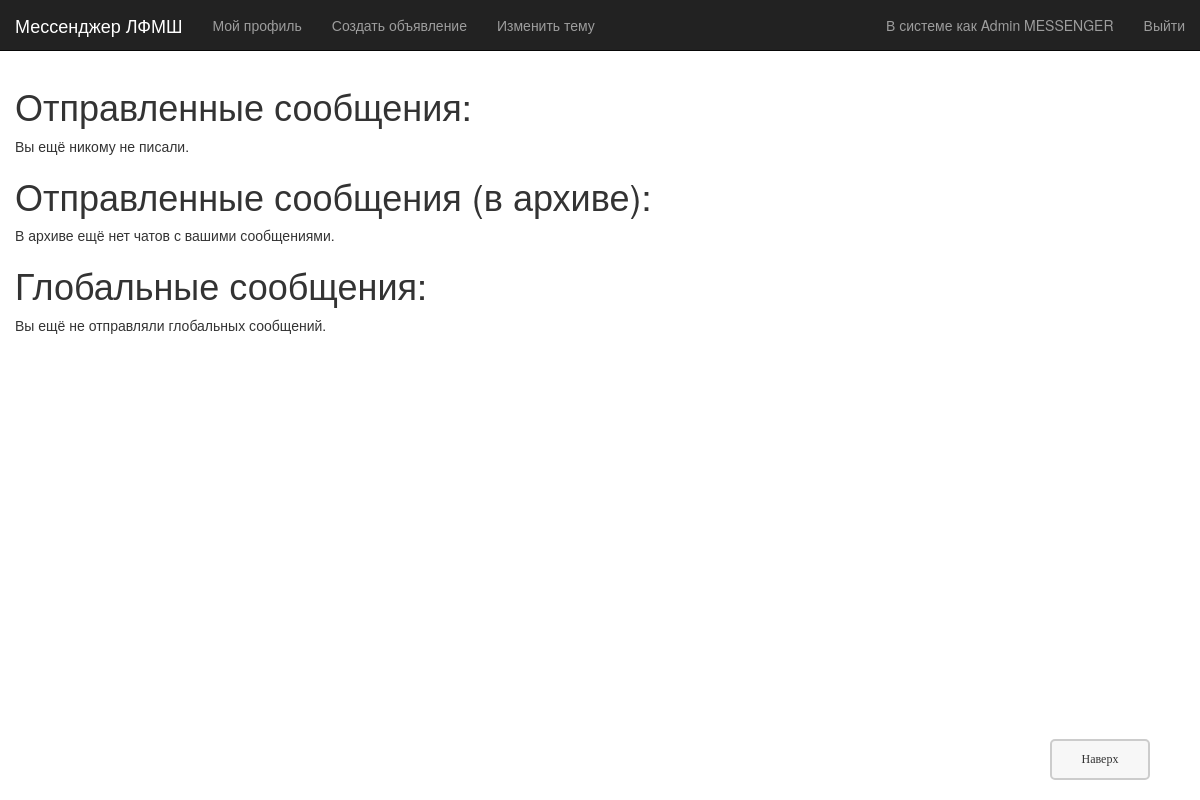
The app's page /messenger/messages/edit/ (signed in), older data.
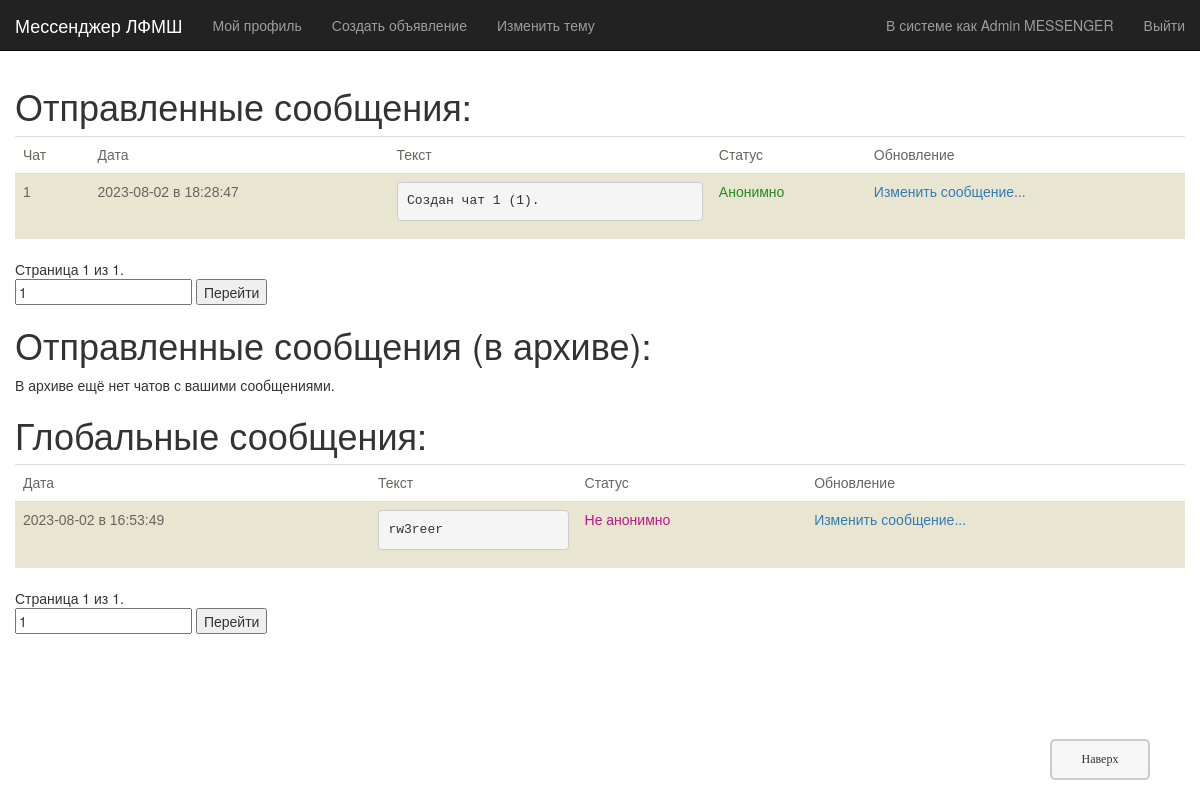
The same page, newer data.
### lfmsh/models.py (models this page shows, shortened)
class message(models.Model):
    date = models.DateField(verbose_name="Дата:")
    time = models.TimeField(default=datetime.time(hour=0), verbose_name="Время:")
    receiver = models.ForeignKey('chat', related_name='received_mess', blank=True, on_delete=models.CASCADE, null=True, verbose_name="Получатель:")
    creator = models.ForeignKey('account', related_name='created_mess', on_delete=models.CASCADE, null=True, verbose_name="Отправитель:")
    text = models.TextField(max_length=2000, verbose_name='Текст:')
    anonim = models.BooleanField(default=False, verbose_name='Если вы хотите отправить это сообщение анонимно, поставьте здесь галочку.')
    id = models.UUIDField(primary_key=True, default=uuid.uuid4, help_text="Уникальный ID сообщения.")
    anonim_legacy = models.BooleanField(default=False, editable=False)
    def get_absolute_url(self):
        x = chat_valid.objects.get(what_chat=self.receiver) if self.receiver is not None else None
        flag = x is not None
        if not flag:
            flag = self.receiver is None
            print('nok')
        else: flag = x.avaliable
        return reverse('messages-edit-n', args=[str(self.id)]) if flag else None
    def get_date(self):
        return f'{self.date} в {self.time}'.split('.')[0]
    def anonim_status(self):
        return 'Анонимно' if self.anonim or self.anonim_legacy else 'Публично'
    def __str__(self):
        return f'{self.date}: ' + ('(глобально)' if self.receiver is None else f'К {self.receiver}') + (f' от {self.creator}' if not self.anonim else ' (анонимно)')
    class Meta:
        ordering = ["-date", "-time"]

class chat(models.Model):
    cnt = models.IntegerField(default=1, editable=False)
    name = models.CharField(max_length=50, default='', verbose_name='Название чата:')
    description = models.CharField(max_length=500, default='', verbose_name='Описание чата:')
    creator = models.ForeignKey('account', related_name='creator_chat', on_delete=models.CASCADE, null=True, verbose_name="Создатель:")
    anonim = models.BooleanField(default=False, verbose_name='Если вы хотите сделать чат анонимным, поставьте здесь галочку. Этот параметр неизменяем.')
    anonim_legacy = models.BooleanField(default=False, verbose_name='Поставьте галочку, если хотите разрешить участникам отправлять анонимные сообщения.')
    chat_ico = models.ImageField(verbose_name="Иконка чата:", null=True)
    id = models.UUIDField(primary_key=True, default=uuid.uuid4, help_text="Уникальный ID чата.")
    def __str__(self):
        return f'{self.name} (создал {self.creator}): {self.cnt} участников'
    class Meta:
        ordering = ["name"]

### lfmsh/views.py (the view)
@login_required
def home_send(request):
    mess_pr = message.objects.filter(creator=request.user.account).exclude(receiver=None)
    mess_pr_ = message.objects.filter(creator=request.user.account).exclude(receiver=None)
    if list(mess_pr) != []:
        print(mess_pr)
        i = 0
        while True:
            if not chat_valid.objects.get(what_chat=mess_pr[i].receiver).avaliable:
                mess_pr = mess_pr.exclude(id=mess_pr[i].id)
                i -= 1
            i += 1
            if i >= len(mess_pr): break
    if list(mess_pr_) != []:
        i = 0
        while True:
            if chat_valid.objects.get(what_chat=mess_pr_[i].receiver).avaliable:
                mess_pr_ = mess_pr_.exclude(id=mess_pr_[i].id)
                i -= 1
            i += 1
            if i >= len(mess_pr_): break
    mess_pub = message.objects.filter(creator=request.user.account).filter(receiver=None)
    paginator1 = Paginator(mess_pr, 25)
    paginator2 = Paginator(mess_pub, 25)
    paginator3 = Paginator(mess_pr_, 25)
    page1 = request.GET.get('page1')
    page2 = request.GET.get('page2')
    page3 = request.GET.get('page2')
    try:
        items1 = paginator1.page(page1)
    except PageNotAnInteger:
        items1 = paginator1.page(1)
    except EmptyPage:
        items1 = paginator1.page(paginator1.num_pages)
    try:
        items2 = paginator2.page(page2)
    except PageNotAnInteger:
        items2 = paginator2.page(1)
    except EmptyPage:
        items2 = paginator2.page(paginator2.num_pages)
    try:
        items3 = paginator3.page(page3)
    except PageNotAnInteger:
        items3 = paginator3.page(1)
    except EmptyPage:
        items3 = paginator3.page(paginator3.num_pages)
    return render(
        request,
        'messenger/messages_list.html',
        context={'messages': mess_pr, 'messages_public': mess_pub,
                 'items1': items1, 'items2': items2, 'items3': items3,},
    )

### lfmsh/models.py (called while the page is built)
    def from_db_value(self, value, expression, connection):
        if value is None:
            return []
        return json.loads(value)

    def __str__(self):
        return f'{self.last_name} {self.first_name[0]}.{self.middle_name[0]}.'

    def short_name(self):
        return f'{self.last_name} {self.first_name}'

### lfmsh/templates/messenger/messages_list.html (shortened to what this page needs)
{% extends "base_generic.html" %}
{% block content %}
<h1>Отправленные сообщения:</h1>
{% if messages %}
<table class="table">
    <tr class="tr">
        <td class="td">Чат</td>
        <td class="td">Дата</td>
        <td class="td">Текст</td>
        <td class="td">Статус</td>
        <td class="td">Обновление</td>
    </tr>
    {% for element in items1 %}
    <tr class="tr">
        <td class="td">{{ element.receiver.name }}</td>
        <td class="td">{{ element.get_date }}</td>
        <td class="td"><pre class="multiple-text">{{ element.text }}</pre></td>
        <td class="td"><span {% if element.anonim %} class="green" {% elif not element.anonim_legacy %} class="red" {% endif %}>
            {{ element.anonim_status }}</span></td>
        <td class="td"><a href="{{ element.get_absolute_url }}">Изменить сообщение...</a></td>
    </tr>
    {% endfor %}
</table>
<span class="page-current">
    Страница {{ items1.number }} из {{ items1.paginator.num_pages }}.
</span>
<form method="GET" action="{% url 'messages-edit' %}">
    <input type="text" name="page2" value="{{ items1.number }}" />
    <button type="submit">Перейти</button>
</form>
{% else %}
    <p>Вы ещё никому не писали.</p>
{% endif %}
<h1>Отправленные сообщения (в архиве):</h1>
{% if items3 %}
<table class="table">
    <tr class="tr">
        <td class="td">Чат</td>
        <td class="td">Дата</td>
        <td class="td">Текст</td>
        <td class="td">Статус</td>
    </tr>
    {% for element in items3 %}
    <tr class="tr">
        <td class="td">{{ element.receiver.name }}</td>
        <td class="td">{{ element.get_date }}</td>
        <td class="td"><pre class="multiple-text">{{ element.text }}</pre></td>
        <td class="td"><span {% if element.anonim %} class="green" {% elif not element.anonim_legacy %} class="red" {% endif %}>
            {{ element.anonim_status }}</span></td>
    </tr>
    {% endfor %}
</table>
{% if items3.has_previous %}
    <a href="?page3={{ items3.previous_page_number }}">Предыдущая страница</a>
{% endif %}
<span class="page-current">
    Страница {{ items3.number }} из {{ items3.paginator.num_pages }}.
</span>
{% if items3.has_next %}
    <a href="?page3={{ items3.next_page_number }}">Следующая страница</a>
{% endif %}
<form method="GET" action="{% url 'messages-edit' %}">
    <input type="text" name="page3" value="{{ items3.number }}" />
    <button type="submit">Перейти</button>
</form>
{% else %}
    <p>В архиве ещё нет чатов с вашими сообщениями.</p>
{% endif %}
<h1>Глобальные сообщения:</h1>
{% if messages_public %}
<table class="table">
    <tr class="tr">
        <td class="td">Дата</td>
        <td class="td">Текст</td>
        <td class="td">Статус</td>
        <td class="td">Обновление</td>
    </tr>
    {% for element in items2 %}
    <tr class="tr">
        <td class="td">{{ element.get_date }}</td>
        <td class="td"><pre class="multiple-text">{{ element.text }}</pre></td>
        <td class="td">{% if element.anonim %}<span class="green">Анонимно</span>{% else %}<span class="red">Не анонимно</span>{% endif %}</td>
        <td class="td"><a href="{{ element.get_absolute_url }}">Изменить сообщение...</a></td>
    </tr>
    {% endfor %}
</table>
<span class="page-current">
    Страница {{ items2.number }} из {{ items2.paginator.num_pages }}.
</span>
<form method="GET" action="{% url 'messages-edit' %}">
    <input type="text" name="page1" value="{{ items2.number }}" />
    <button type="submit">Перейти</button>
</form>
{% else %}
    <p>Вы ещё не отправляли глобальных сообщений.</p>
{% endif %}
<a href="#top" title="В начало" tabindex="-1" class="topbutton">Наверх</a>
{% endblock %}

Row changes from the older to the newer data that the page shows:
added message: receiver.name "1", get_date "2023-08-02 в 18:28:47", text "Создан чат 1 (1).", anonim_status "Анонимно", shown under "Отправленные сообщения:"
added message: get_date "2023-08-02 в 16:53:49", text "rw3reer", anonim "Не анонимно", shown under "Глобальные сообщения:"
Text that changed along with them:
{{ items1.number }}: (not shown) → "1"
{{ items1.paginator.num_pages }}: (not shown) → "1"
form field page2: (not shown) → "1"
{{ items2.number }}: (not shown) → "1"
{{ items2.paginator.num_pages }}: (not shown) → "1"
form field page1: (not shown) → "1"
text no longer shown: "Вы ещё никому не писали. Вы ещё не отправляли глобальных сообщений."
text now shown: "Чат Дата Текст Статус Обновление Страница из . Перейти Дата Текст Статус Обновление Страница из . Перейти"
